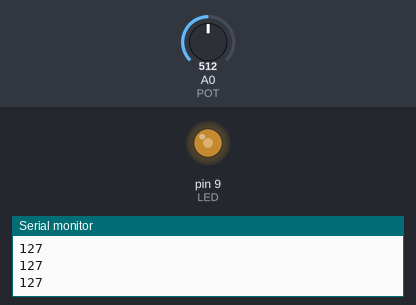
Bench run of a sketch on a simulated Arduino Uno, built with avr-gcc and run on an emulated ATmega328P. On the bench: output pins drawn as LEDs (lit = HIGH), the last lines printed to the serial monitor. The test bench sets the inputs (shaded band); at power-on: A0 (POT) = 512.

Above: at 1.2 s.
1.3 s: A0 (POT) set to 716
At 2.5 s:
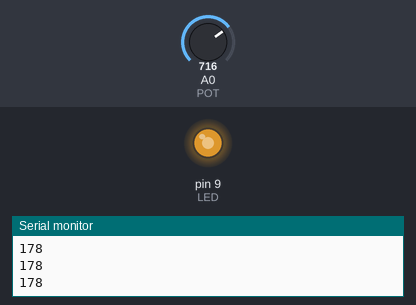
2.8 s: A0 (POT) set to 900
At 4.0 s:
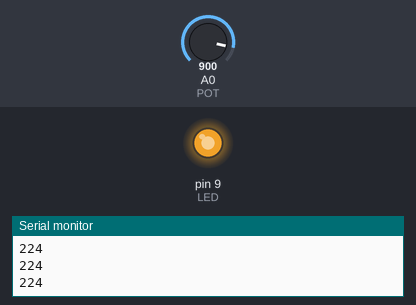
4.3 s: A0 (POT) set to 122
At 5.5 s:
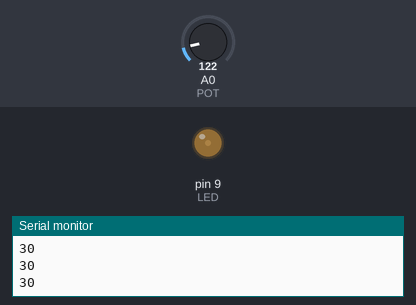
5.8 s: A0 (POT) set to 0
At 7.0 s:
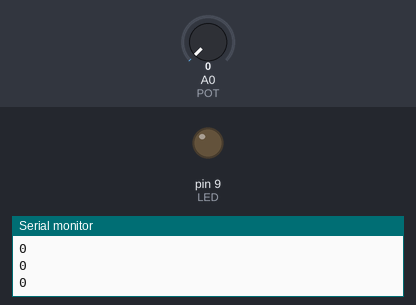
7.3 s: A0 (POT) set to 511
At 8.6 s:
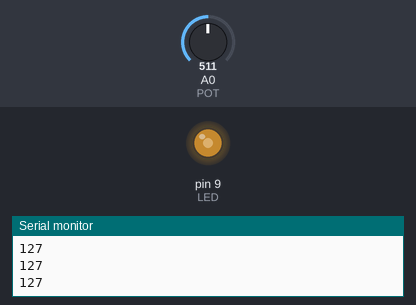
Timing chart, 0 to 9.8 s (numbered marks = the images above; inputs shaded):
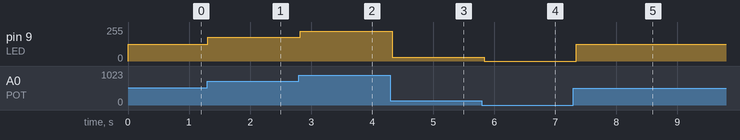

Measured:
- after the input at 1.3 s, pin 9 (LED): 127/255 → 178/255 at once
- after the input at 2.8 s, pin 9 (LED): 178/255 → 224/255 at once
- after the input at 4.3 s, pin 9 (LED): 224/255 → 30/255 at once
- after the input at 5.8 s, pin 9 (LED): 30/255 → 0/255 at once
- after the input at 7.3 s, pin 9 (LED): 0/255 → 127/255 after 0.05 s

The sketch:

minim.ino
```cpp
/*
  Solucionari Repte SA3-C · Instrument/comptador interactiu (REQUISIT MINIM)
  Opcio escollida: un potenciometre controla la brillantor d'un LED.
  (L'altra opcio, polsador amb debounce que compta, esta a la versio ampliada.)
  Circuit: potenciometre cursor -> A0 ; LED al pin 9 (~PWM) + 220 ohm a GND.
*/

const int POT = A0;
const int LED = 9;

void setup() {
  pinMode(LED, OUTPUT);
  Serial.begin(9600);
}

void loop() {
  int valor = analogRead(POT);            // 0..1023
  int brillantor = map(valor, 0, 1023, 0, 255);
  analogWrite(LED, brillantor);
  Serial.println(brillantor);
  delay(50);
}
```
